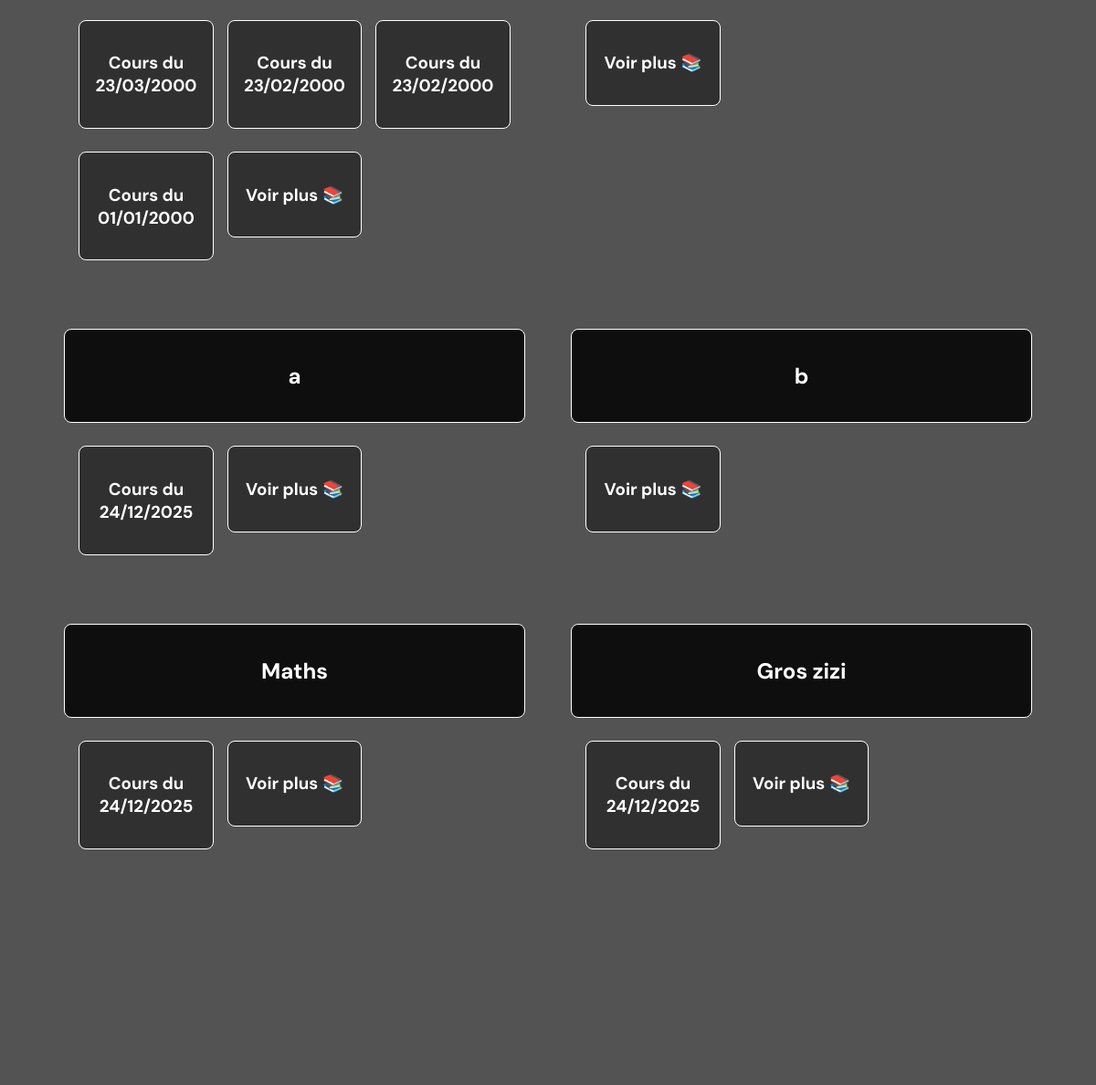
Page /cours/ (middle part) on the earlier database version.
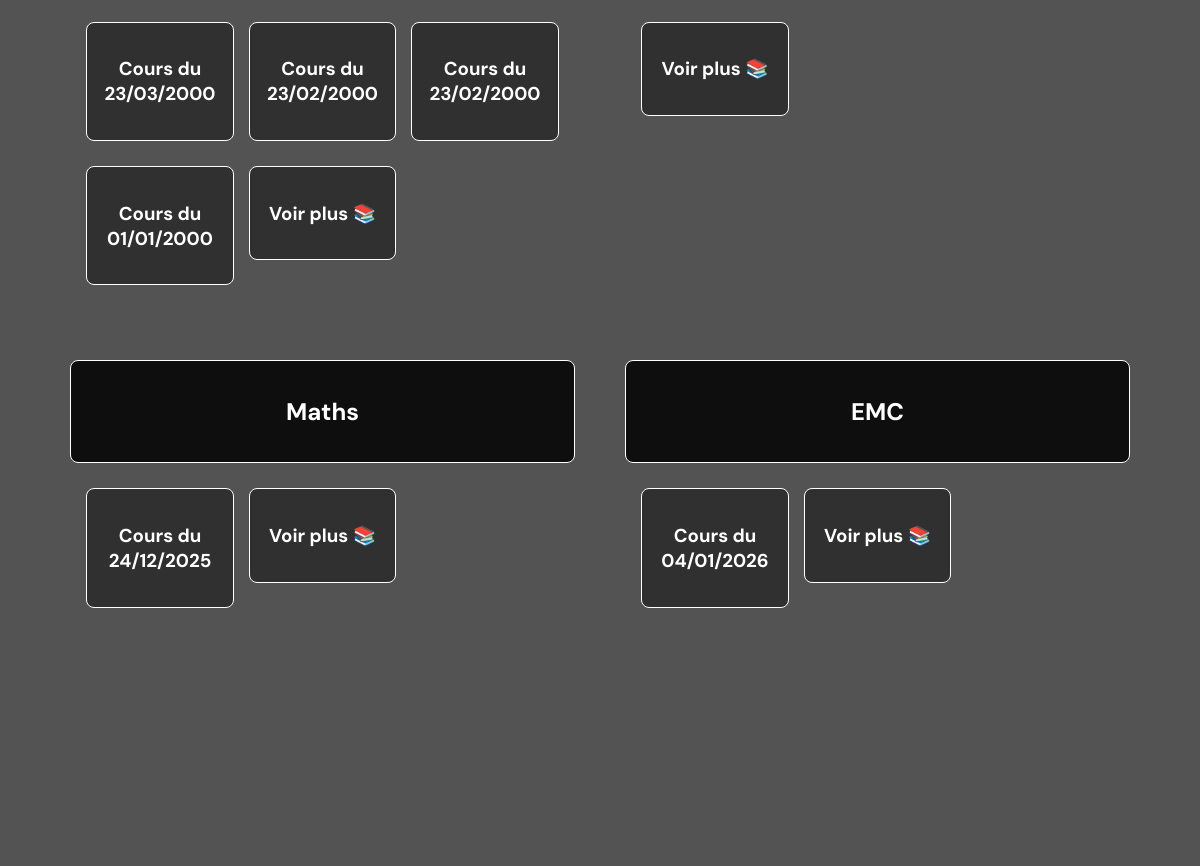
Same page on the later database version.
### tables this page shows
CREATE TABLE cours (
    id_cours INTEGER PRIMARY KEY AUTOINCREMENT,
    title TEXT NOT NULL,
    date TEXT NOT NULL,
    contenu TEXT NOT NULL,
    auteur TEXT NOT NULL,
    id_matiere INTEGER NOT NULL,
    FOREIGN KEY (id_matiere) REFERENCES matiere(id_matiere)
        ON DELETE CASCADE
);

CREATE TABLE matiere (
    id_matiere INTEGER PRIMARY KEY AUTOINCREMENT,
    nom TEXT NOT NULL UNIQUE
);

### server.py (the view)
@app.route("/cours/", methods=["GET"])
def cours():
    cours = {}
    matieres = get_matieres()
    for matiere in matieres:
        cours[matiere["id_matiere"]] = get_cours_by_matiere(matiere["id_matiere"])
    return render_template("cours/index.html" , matieres=matieres, cours=cours)

### db/cours_service.py (called while the page is built)
def get_cours_by_matiere(id_matiere):
    db = get_db()
    cours = db.execute(
        "SELECT * FROM cours WHERE id_matiere = ? ORDER BY date DESC",
        (id_matiere,)
    ).fetchall()
    db.close()
    return cours

### db/db.py (called while the page is built)
def get_db() -> sqlite3.Connection:
    conn = sqlite3.connect(DB_PATH)
    conn.row_factory = sqlite3.Row
    return conn

### db/matiere_service.py (called while the page is built)
def get_matieres():
    db = get_db()
    matieres = db.execute("SELECT * FROM matiere").fetchall()
    db.close()
    if matieres is None:
        return []
    return matieres

### server.py (called while the page is built)
@app.template_filter('format_date')
def format_date(value, format="%d/%m/%Y"):
    from datetime import datetime
    return datetime.strptime(value, "%Y-%m-%d").strftime(format)

### templates/cours/index.html (shortened to what this page needs)
<!DOCTYPE html>
<html lang="en">
<head>
    <link rel="stylesheet" href="/static/style.css">
</head>
<body>
    <main>
        <section class="cours_list">
            <ul class="cours-matieres_list">
                {% for matiere in matieres %}
                <li class="cours-matiere" id="{{ matiere['id_matiere'] }}">
                    <a class="matiere-link" href="{{ url_for('matiere', id_matiere=matiere['id_matiere']) }}">
                        <h2 class="matiere-name">{{ matiere['nom'] }}</h2>
                    </a>
                    <ul class="matiere-cours">
                    {% for c in cours[matiere['id_matiere']][:5] %}
                        <li class="cours-item">
                            <a class="cours-link" href="{{ url_for('cour', id_cours=c['id_cours']) }}">
                                <h3 class="cours-content">Cours du {{ c['date']|format_date }}</h3>
                            </a>
                        </li>
                    {% endfor %}
                    <li class="cours-item">
                        <a href="{{ url_for('matiere', id_matiere=matiere['id_matiere']) }}" class="cours-link">
                            <h3 class="cours-content">Voir plus 📚</h3>
                        </a>
                    </li>
                    </ul>
                </li>
                {% endfor %}
            </ul>
        </section>
    </main>
</body>
</html>

Differences in the rows shown:
removed matiere: nom "a"
no longer on this page (row unchanged): cours: date "24/12/2025", shown under "a"
removed matiere: nom "b"
removed matiere: nom "Gros zizi"
no longer on this page (row unchanged): cours: date "24/12/2025", shown under "Gros zizi"
added matiere: nom "EMC"
added cours: date "04/01/2026", shown under "EMC"
